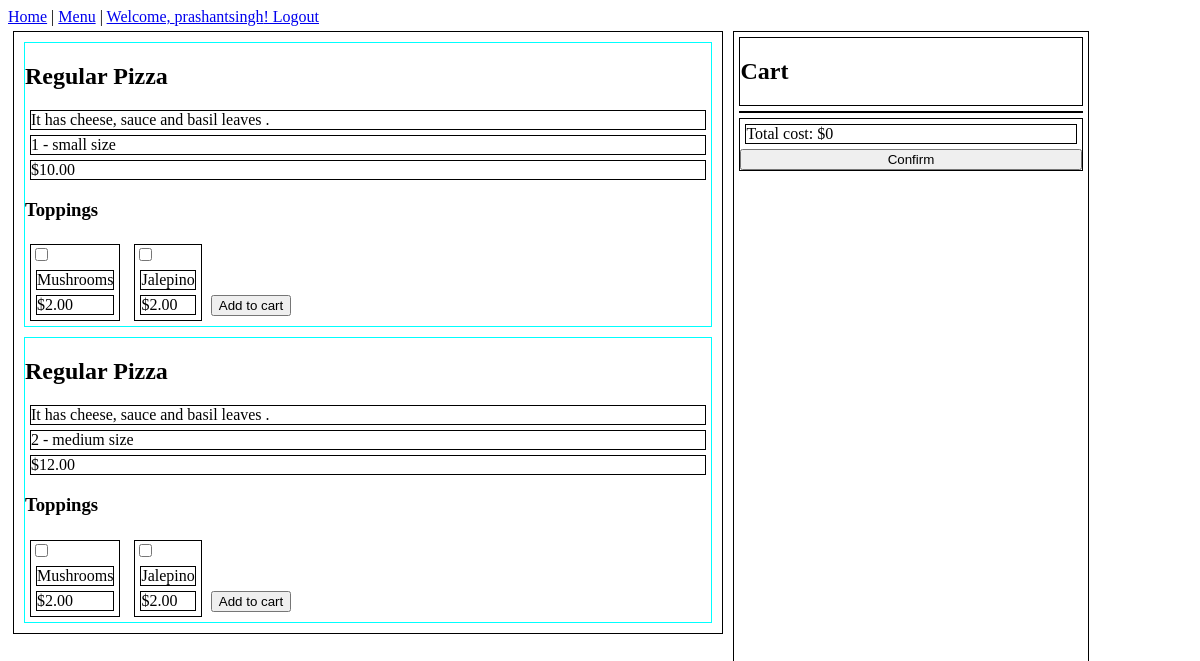
The page /menu/ (signed in) on the database its author committed.
### orders/models.py (models this page shows, shortened)
class Product(models.Model):
    name        = models.CharField(max_length=64)
    description = models.CharField(max_length=512)

class Pizza(Product):
    base    = models.ForeignKey(BasePizza, on_delete=models.CASCADE, default=None)
    size    = models.ForeignKey(PizzaSize, on_delete=models.CASCADE, blank=True, null=True)
    price   = models.DecimalField(max_digits=10, decimal_places=2, default=0)

class Product(models.Model):
    name        = models.CharField(max_length=64)
    description = models.CharField(max_length=512)

class PizzaSize(models.Model):
    size = models.CharField(max_length=64)
    def __str__(self):
        return f"{self.id} - {self.size}"

class Topping(models.Model):
    name    = models.CharField(max_length=64)
    price   = models.DecimalField(max_digits=10, decimal_places=2, default=0)

### orders/views.py (the view)
# urls.py: path("menu/", views.menu, name="menu"),
def menu(request):
	pizzas 		= Pizza.objects.all()
	toppings 	= Topping.objects.all()
	context = {
		"pizzas": pizzas,
		"toppings": toppings
	}
	return render(request, "orders/menu.html", context)

### orders/templates/orders/menu.html (shortened to what this page needs)
{% extends "orders/base.html" %}
{% block css %}
{% load static %}
	<link rel="stylesheet" type="text/css" href="{% static 'orders/menu.css' %}">
{% endblock %}
{% block script %}
{% load static %}
{% endblock %}
{% block body %}
	<div class="products">
		{% for pizza in pizzas %}
			<div class="pizza" data-pizzaid="{{pizza.id}}">
				<h2>{{pizza.name}}</h2>
				<div class="pizzaDesc">
					{{pizza.description}}
				</div>
				<div class="pizzaSize">
					<span>{{pizza.size}}</span> size
				</div>
				<div class="pizzaCost">
					$<span class="cost">{{pizza.price}}</span>
				</div>
				<h3>Toppings</h3>
				{% for topping in toppings %}
					<div class="topping" data-toppingid="{{topping.id}}">
						<input type="checkbox">
						<div class="toppingName">{{topping.name}}</div>
						<div class="toppingCost">$<span class="cost">{{topping.price}}</span></div>
					</div>
				{% endfor %}
				<button class="addToCart">Add to cart</button>
			</div>
		{% endfor %}
	</div>
	<div id="cartBlock">
		<div>
			<h2>Cart</h2>
		</div>
		<div id="cart"></div>
		<div>
			<div>
				Total cost: $<span class="totalCost">0</span>
			</div>
			<button id="buy">Confirm</button>
		</div>
	</div>
{% endblock %}

### orders/templates/orders/base.html (shortened to what this page needs)
{% load static %}
<!DOCTYPE html>
<html>
<head>
	{% block css %}
	{% endblock %}
</head>
<body>
	<nav>
		<a href="/">Home</a> |
		{% if user.is_authenticated %}
			<a href="{% url 'menu' %}">Menu</a> |
		    <a href="{% url 'logout' %}">Welcome, {{ user.get_username }}! Logout</a>
		{% else %}
		    <a href="{% url 'login' %}">Welcome, new user. Please log in.</a>
		{% endif %}
	</nav>
	{% block body %}
	{% endblock %}
</body>
</html>

### orders/static/orders/menu.css (style rules this page uses)
* { box-sizing: border-box; }
div { border: 1px solid black; margin: 5px; }
div.pizza { border: 1px solid aqua; margin: 10px; }
div.topping { display: inline-block; }
div.products { width: 60%; float: left; }
div#cartBlock { width: 30%; height: 94vh; overflow: auto; float: left; }
#buy { width: 100%; }

### rows shown on the page
Pizza: name "Regular Pizza", description "It has cheese, sauce and basil leaves .", size "1 - small", price "10.00"
Topping: name "Mushrooms", price "2.00"
Topping: name "Jalepino", price "2.00"
Pizza: name "Regular Pizza", description "It has cheese, sauce and basil leaves .", size "2 - medium", price "12.00"

### other values the page prints
{{ user.get_username }} "prashantsingh"
